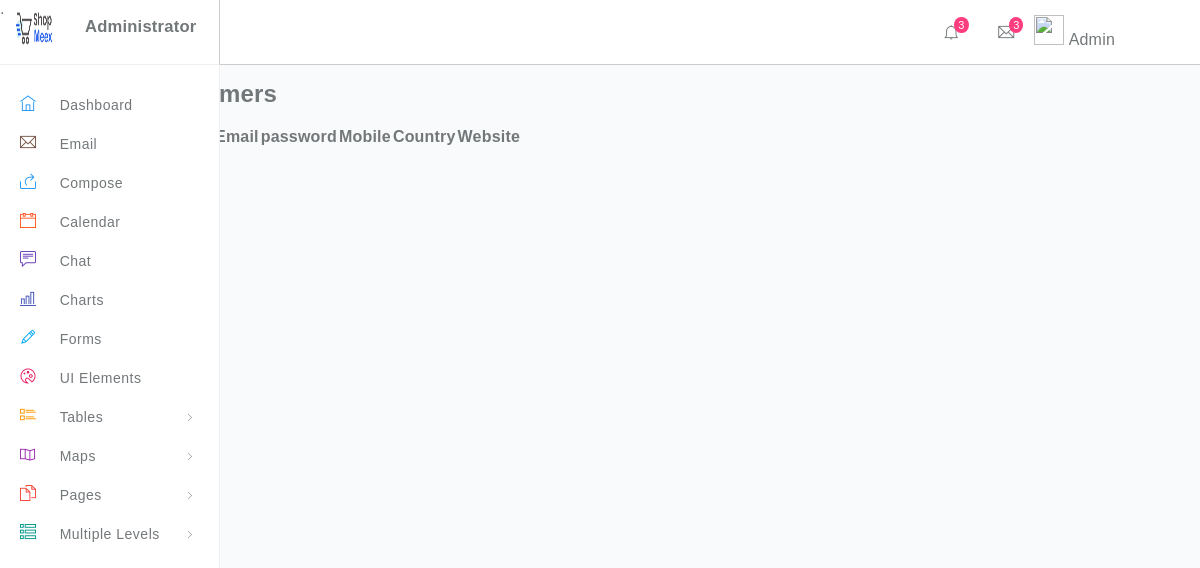
Page /admin/costumer.php on the earlier database version.
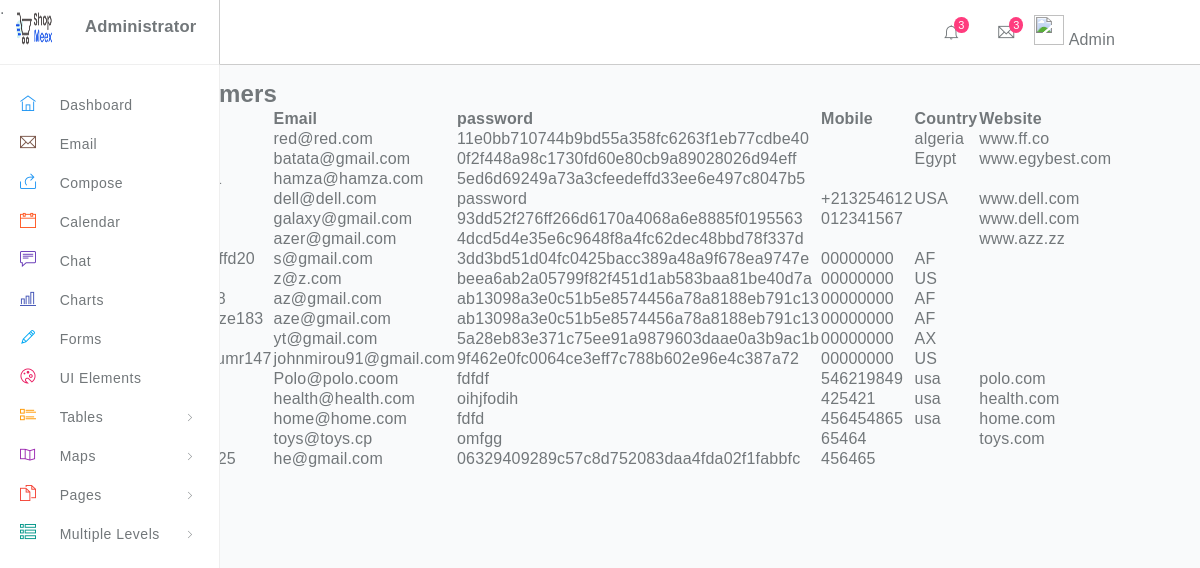
Same page on the later database version.
### tables this page shows
CREATE TABLE `users` (
  `id` int(11) NOT NULL,
  `username` varchar(200) NOT NULL,
  `email` varchar(200) NOT NULL,
  `password` varchar(60) NOT NULL,
  `type` int(1) NOT NULL,
  `firstname` varchar(50) NOT NULL,
  `lastname` varchar(50) NOT NULL,
  `gender` int(1) NOT NULL DEFAULT 0,
  `address` text NOT NULL,
  `contact_info` varchar(100) NOT NULL,
  `photo` varchar(200) NOT NULL,
  `country` varchar(200) NOT NULL,
  `state` varchar(200) NOT NULL,
  `address2` varchar(200) NOT NULL,
  `city` varchar(200) NOT NULL,
  `postal` varchar(200) NOT NULL,
  `website` varchar(20) DEFAULT NULL,
  `token` varchar(200) NOT NULL DEFAULT ''
);

### admin/costumer.php (the view, shortened to what the changed rows need)
<!DOCTYPE html>
<html>
<head>
    <link rel="stylesheet" type="text/css" href="../FontAwesome/css/all.css">
	<link rel="stylesheet" type="text/css" href="css/adminstyle.css">
    <link rel="stylesheet" type="text/css" href="../FontAwesome/css/themify.css">
    <link rel="stylesheet" type="text/css" href="css/reapeatingStyle.css">
    <link rel="stylesheet" type="text/css" href="">
    <link rel="stylesheet" type="text/css" href="css/color/color.css">
</head>
<body>
    <div>
            <div class="content">
                        <div class="row">
          <div class="abdo">
      		<h2>Customers</h2>
      <table class="table table-striped table-sm" >
          <thead>
            <tr>
              <th>id</th>
              <th>Name</th>
              <th>Email</th>
              <th>password</th>
              <th>Mobile</th>
              <th>Country</th>
              <th>Website</th>
            </tr>
          </thead>
          <?php
$servername = "localhost";
$username = "root";
$password = "";
try {
  $conn = new PDO("mysql:host=$servername;dbname=shopmeextest", $username, $password);
  $conn->setAttribute(PDO::ATTR_ERRMODE, PDO::ERRMODE_EXCEPTION);
} catch(PDOException $e) {
  echo "Connection failed: " . $e->getMessage();
}
$r = "SELECT id, username, email, password, contact_info, Country, website from users";
if($stmt = $conn->prepare($r)){
$stmt->bindParam(":login", $param_login, PDO::PARAM_STR);
$stmt->execute();
	if($stmt->rowCount() > 0){
  while($row = $stmt->fetch()){
    echo"<tr>";
    echo"<td>" . $row['id'] ."</td>";
    echo"<td>" . $row['username'] ."</td>";
    echo"<td>" . $row['email'] ."</td>";
    echo"<td>" . $row['password'] ."</td>";
    echo"<td>" . $row['contact_info'] ."</td>";
    echo"<td>" . $row['Country'] ."</td>";
    echo"<td>" . $row['website'] ."</td>";
  }
  echo "</table>";
}
else {
  echo "no result";
}
}
?>
		  </table>
      </div>
  </div>
</div>
</body>
</html>

Differences in the rows shown:
added users: email "red@red.com", password "11e0bb710744b9bd55a358fc6263f1eb77cdbe40", country "algeria", website "www.ff.co"
added users: email "batata@gmail.com", password "0f2f448a98c1730fd60e80cb9a89028026d94eff", country "Egypt", website "www.egybest.com"
added users: username "hamza", email "hamza@hamza.com", password "5ed6d69249a73a3cfeedeffd33ee6e497c8047b5"
added users: email "dell@dell.com", password "password", contact_info "+213254612", country "USA", website "www.dell.com"
added users: email "galaxy@gmail.com", password "93dd52f276ff266d6170a4068a6e8885f0195563", contact_info "012341567", website "www.dell.com"
added users: email "azer@gmail.com", password "4dcd5d4e35e6c9648f8a4fc62dec48bbd78f337d", website "www.azz.zz"
added users: username "omeraffd20", email "s@gmail.com", password "3dd3bd51d04fc0425bacc389a48a9f678ea9747e", contact_info "00000000", country "AF"
added users: email "z@z.com", password "beea6ab2a05799f82f451d1ab583baa81be40d7a", contact_info "00000000", country "US"
added users: username "aza178", email "az@gmail.com", password "ab13098a3e0c51b5e8574456a78a8188eb791c13", contact_info "00000000", country "AF"
added users: username "azerarze183", email "aze@gmail.com", password "ab13098a3e0c51b5e8574456a78a8188eb791c13", contact_info "00000000", country "AF"
added users: email "yt@gmail.com", password "5a28eb83e371c75ee91a9879603daae0a3b9ac1b", contact_info "00000000", country "AX"
added users: username "johnioumr147", email "johnmirou91@gmail.com", password "9f462e0fc0064ce3eff7c788b602e96e4c387a72", contact_info "00000000", country "US"
added users: email "Polo@polo.coom", password "fdfdf", contact_info "546219849", country "usa", website "polo.com"
added users: email "health@health.com", password "oihjfodih", contact_info "425421", country "usa", website "health.com"
added users: username "home", email "home@home.com", password "fdfd", contact_info "456454865", country "usa", website "home.com"
added users: email "toys@toys.cp", password "omfgg", contact_info "65464", website "toys.com"
added users: username "heeg125", email "he@gmail.com", password "06329409289c57c8d752083daa4fda02f1fabbfc", contact_info "456465"
